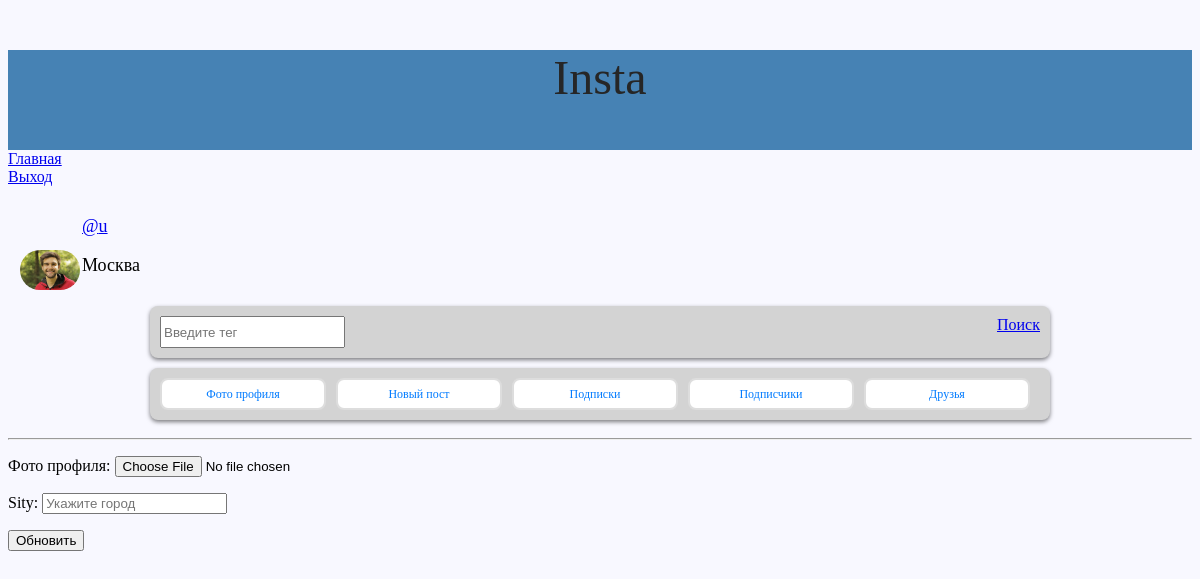
Screenshot of /user/upload_photo/ (signed in) with the database file from the repository.
### photo_app/models.py (models this page shows, shortened)
class User(AbstractUser):
    email_validator = EmailValidator()
    phone_number = models.CharField(max_length=12, blank=True)
    email = models.EmailField(
        ("email address"),
        unique=False,
        blank=False,
        null=False,
        validators=[email_validator],
    )
    sity = models.CharField(max_length=12, blank=True)
    profile_picture = models.ImageField(
        upload_to="profile_pics/", blank=True, verbose_name="Фото профиля"
    )
    on_the_list = models.BooleanField(default=False)

### photo_app/views.py (the view)
# urls.py: path("user/upload_photo/", upload_photo, name="upload_photo"),
def upload_photo(request):
    user = request.user
    if request.method == "POST":
        form = PhotoForm(request.POST, request.FILES, instance=user)
        if form.is_valid():
            uploaded_file = request.FILES["profile_picture"]
            print(uploaded_file, "<<< ----- profile_picture")
            form.save()
            return redirect("index")
    else:
        form = PhotoForm(instance=user)
    return render(request, "other/upload_photo.html", {"form": form})

### photo_app/forms.py
class PhotoForm(forms.ModelForm):
    class Meta:
        model = User
        fields = ["profile_picture", "sity"]

### photo_app/context_processors/context.py (called while the page is built)
def cart_user(request):
    if request.user.is_authenticated:
        username = User.objects.get(username=request.user.username)
        user_notification_komy = username.notification_komy.filter(
            is_read=False
        ).exists()
        if user_notification_komy:
            print("ЕСТЬ УВЕДОМЛЕНИЯ")
            notification = True
        else:
            print("НЕТ УВЕДОЛЕНИЙ")
            notification = False
        return {"user_context": username, "notification": notification}
    return {"x": 0}

def count_like(request):
    return {"count_like": 7777777}

### photo_app/templates/other/upload_photo.html (shortened to what this page needs)
{% extends 'other/main.html' %}
{% block content %}
  <form method="post" enctype="multipart/form-data">
    <p>
      <label for="id_profile_picture">Фото профиля:</label>
      <input type="file" name="profile_picture" accept="image/*" id="id_profile_picture" />
    </p>
    <p>
      <label for="id_sity">Sity:</label>
      <input type="text" name="Город" placeholder="Укажите город" maxlength="12" id="id_sity" />
    </p>
    <button type="submit">Обновить</button>
  </form>
{% endblock %}

### photo_app/templates/other/cart_user.html (shortened to what this page needs)
<div class="user-widget">
  {% if user_context.profile_picture %}
    <div>
      <img class="user-widget-img" src="{{ user_context.profile_picture.url }}" alt="фото" width="50px" />
    </div>
  {% else %}
    <div>
      <img class="user-widget-img" src="/static/img/head.png" alt="фото" width="50" />
    </div>
  {% endif %}
  <div class="user-widget-info">
    <p class="user-widget-info-name">
      <a class="href_widget" href="{% url 'user_profile' user_context %}">@{{ user_context }}</a>
    </p>
    {% if user.sity != '' %}
      <p class="user-widget-info-title">{{ user_context.sity }}</p>
    {% endif %}
  </div>
</div>

### photo_app/templates/other/cart_user.html (style rules this page uses)
.user-widget-info, .href_widget { font-size: 1.5vw; }
.user-widget-img { border-radius: 50px; width: clamp(5vw, 2vw, 3.5vw); }
.user-widget { width: clamp(1.5vw, 1.5vw, 2.5vw); margin: 1vw; display: flex; align-items: flex-end; gap: 2px; }

### photo_app/templates/other/main.html (style rules this page uses)
a { width: fit-content; }
body { background-color: ghostwhite; }

### rows the page displays
User: profile_picture (picture), username "u", sity "Москва"
